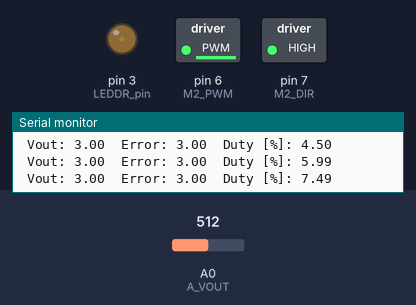
The sketch below on a simulated Arduino Uno, built with avr-gcc and run on an emulated ATmega328P. Parts: switched loads named in the sketch (green lamp = pin HIGH), output pins drawn as LEDs (lit = HIGH), the last lines printed to the serial monitor. Dashed ring = blinking. The test bench sets the inputs (shaded band); at power-on: A0 (A_VOUT) = 512. Pins used as bus, display or sensor lines are not drawn.

Above: at 1.26 s.
1.3 s: A0 (A_VOUT) set to 716
4.3 s: A0 (A_VOUT) set to 122
At 4.89 s:
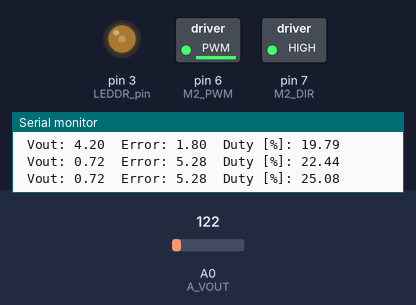
7.3 s: A0 (A_VOUT) set to 1023
At 7.54 s:
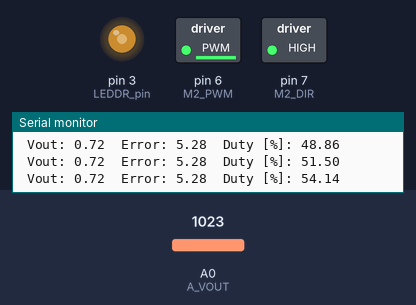
10.3 s: A0 (A_VOUT) set to 306
At 12.86 s:
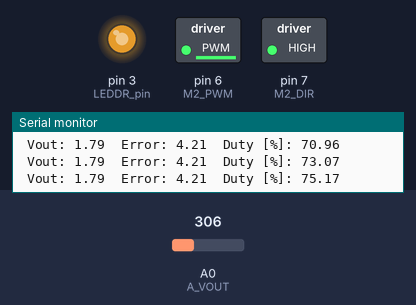
Timing chart, 0 to 17.3 s (numbered marks = the images above; inputs shaded):
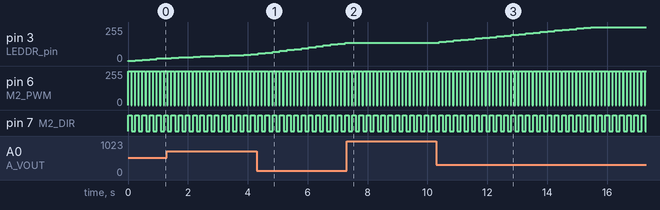

Measured:
- after the input at 7.3 s, pin 3 (LEDDR_pin): stays 138/255 (without the input it goes to 144/255 after 0.19 s)
- after the input at 10.3 s, pin 3 (LEDDR_pin): moves from 138/255 to 255/255 over 5.1 s, starting after 0.09 s
- by itself, pin 6 (M2_PWM): repeats every 0.24 s: 254/255 0.10 s, 0/255 0.02 s, 255/255 0.10 s, 0/255 0.02 s
- by itself, pin 7 (M2_DIR): alternates HIGH for 0.12 s and LOW for 0.12 s

The sketch:

DCDC_LEDDR.ino
```cpp
// Control d'un Convertidor DC-DC NQR010A0X4Z.
// amb VACTROL - LED Dependendent Resistor ( LED + LDR ).
// en este cas NSL-32R3 controlad per PWM.
// Amb realimentació de Vout amb un Divisor de Tensió.

// Al Serial Plotter vorem
// Vout - Blau
// Error - Roig
// Duty - Verd

#include <Arduino.h>

// Definició de Pins

// PWM Control LEDDR
#define LEDDR_pin 3
#define DC_DC_ON_OFF 2  // Pin 2 Arduino a l entrada ON-OFF del DC-DC.

// Entrades Analogiques
#define A_VOUT A0      // Pin Analogic on Conectem la tensió de sortida DC-DC
#define Bits_ADC 10    // Resolucio 10 Bits dels ADC Arduino UNO
                       // Resolucio 12 Bits dels ADC Arduino Due y Zero
                       // Resolucions 8/10/12 Bits MKRZERO.
const int MaxBin=pow(2,Bits_ADC);   // Final d'escala Lectura Digital

// analogReference(DEFAULT) 5V en sistemes de 5V, 3.3 en sistemes de 3.3V
//float Vref = 5.0;  // UNO connectad al port USB
//float Vref = 4.38; // UNO connectad connector alimentació 7-12V
//float Vref = 1.1; // analogReference(INTERNAL)

// analogReference(EXTERNAL) Conectar pin AREF amb 3.3V..
//float Vref = 3.28; // UNO
float Vref = 3.30; // 4Duino USB 3.300 V.

// Resistencies del divisor de tensió de sortida.
// Que pot ser un potenciometre multivolta de 20k
// que ajustarem per obtener Vref volts a A0 quan
// Vo está en el valor máxim al que pot arrivar.

// També podem definir a partir de mesures de tensió realitzades
// com X_Vout=Vo/Vodiv on Vo será Vomax y Vodiv
// per obtenir la máxima resolució de la conversió a digital
// podem definir X_Vout = Vo_max / Vref;
// Tenint en compte que tindrem l'ajustar el potenciometre multivolta
// de fa la divisió de manera que amb Vo igual al valor máxim al que pot
// arrivar la tensió del cursor sigue igual a Vref.
double X_Vout = 6 / 3.300;

// Convertir Duty Cycle en % a 0 a 255
float Duty = 0;  // Valor Inicial
int Duty_byte = Duty * 2.55;

// Configuració del control de Tensió del DC-DC
#define Volem_Vout 6 // Vout que volem
float Error_Ant = Volem_Vout;
float Error = Error_Ant;
float Kp = 0.5;     // Constant de Porporcionalitat

// Distribució de Pins per Controlar la polaritat de la tensió de sortida.
// Amb driver de motor L9110
//#define MKRZERO
#define UNO

#ifdef MKRZERO
int M1_DIR = 3;  // A1
int M1_PWM = 2;    // B1 - PWM pin.
int M2_PWM = 5;  // A2 - PWM pin.
int M2_DIR = 4;    // B2
#endif

#ifdef UNO
int M1_DIR = 4;  // A1
int M1_PWM = 5;    // B1 - PWM pin.
int M2_PWM = 6;  // A2 - PWM pin.
int M2_DIR = 7;    // B2
#endif

float ms=1;
float s=1000;
float Ton=0.1*s;   // Temps en ON [ms]
                  // Si fiquem un temps prou gran >> 2s podrem fer mesures amb multimetre.
float Toff=20*ms;  // Temps en OFF [ms]

void setup() {

  // Configuració de sortida PWM pal LED del VACTROL
  pinMode(DC_DC_ON_OFF, OUTPUT);
  pinMode(LEDDR_pin, OUTPUT);

  digitalWrite(DC_DC_ON_OFF, LOW);
  analogWrite(LEDDR_pin, Duty_byte );


  //analogReference(DEFAULT);  // DEFAULT, 5.0 V USB, 4.38 V 7 < Vin < 12,
                             // Este valor pot cambiar en funcio de la connexió del port USB
                             // i del Arduino de turno
  analogReference(EXTERNAL);  // AREF, que pot ser la sortida 3.3V, o un chip de referencia de tensió
                              // que proporcioni una tensió precisa y constant entre 0 y 5V.
  //analogReference(INTERNAL);  // UNO: NTERNAL de 1.1V
                              // MEGA: INTERNAL1V1 de 1.1 o INTERNAL2V56 de 2.56V

  // Configuracio Driver del Motor per fer DC_AC.
//  pinMode(M1_PWM, OUTPUT);
//  pinMode(M1_DIR, OUTPUT);
//  digitalWrite(M1_PWM, LOW);
//  digitalWrite(M1_DIR, LOW);

  pinMode(M2_PWM, OUTPUT);
  pinMode(M2_DIR, OUTPUT);
  digitalWrite(M2_PWM, LOW);
  digitalWrite(M2_DIR, LOW);

  Serial.begin(9600);

  digitalWrite(DC_DC_ON_OFF, HIGH);
}

void loop() {
  int ADC_A0 = analogRead(A_VOUT);

  // Convert the analog reading (which goes from 0 - 1023) to a voltage (0 - Vref):
  float Vout = X_Vout * ADC_A0 * Vref / (MaxBin-1);

  // Control de Tensió
  Error_Ant = Error;
  Error = Volem_Vout - Vout;

  Duty = Duty + Kp*Error;

  if ( Duty > 100 ){ Duty=100; }
  if ( Duty < 0 ){ Duty = 0;}

  Duty_byte = Duty * 2.55;    // Cambiar rang de 0-100 a 0-255 de les sortides PWM
  analogWrite(LEDDR_pin, Duty_byte );

// Utilitzar Delay aquí per controlar Ton i Toff impredeix que el
// del DC-DC funcione correctament, sobretot si els delay són de s.
// si son curts mira, pero amb s, ba que fa fastics.
  analogWrite(M2_PWM, 254);   // PWM Motor 100%
//  digitalWrite(M2_PWM, HIGH);   // PWM Motor 100%
  digitalWrite(M2_DIR, HIGH);  // Dirar en un serntido
  delay(Ton);

  digitalWrite(M2_PWM, LOW);   // PWM Motor 100%
  digitalWrite(M2_DIR, HIGH);  // Dirar en un serntido
  delay(Toff);

  digitalWrite(M2_PWM, HIGH);   // PWM Motor 100%
  digitalWrite(M2_DIR, LOW);  // Dirar en el otro serntido
  delay(Ton);

  digitalWrite(M2_PWM, LOW);   // PWM Motor 100%
  digitalWrite(M2_DIR, LOW);  // Dirar en un serntido
  delay(Toff);

  // Enviar Datos al Monitor Serie
  Serial.print(" Vout: ");
  Serial.print(Vout);
  Serial.print("  Error: ");
  Serial.print(Error);
  Serial.print("  Duty [%]: ");
  Serial.println(Duty);
}
```
